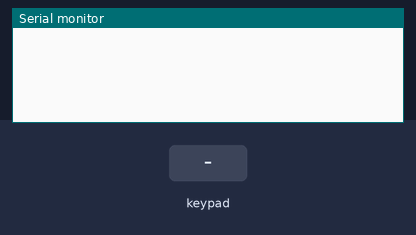
The sketch below on a simulated Arduino Micro, built with avr-gcc and run on an emulated ATmega32U4. On the bench: the last lines printed to the serial monitor. The test bench sets the inputs (shaded band). USB keyboard and mouse output is not drawn.

Above: at 1.2 s.
1.3 s: key 'q' pressed
At 2.3 s:
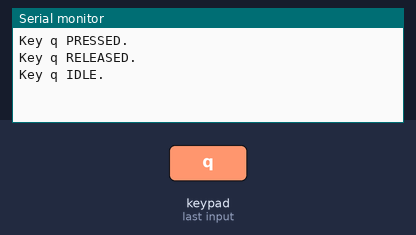
2.9 s: key 'w' pressed
At 3.6 s:
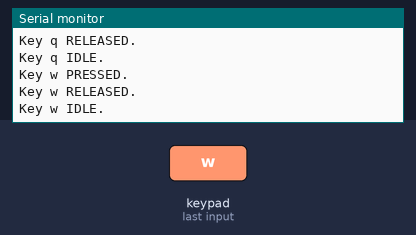
4.5 s: key 'e' pressed
At 5.4 s:
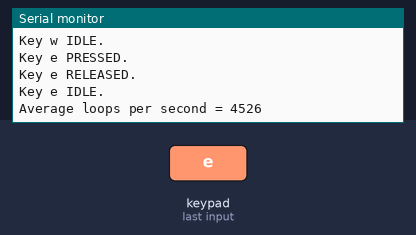
6.1 s: key 'r' pressed
At 7.2 s:
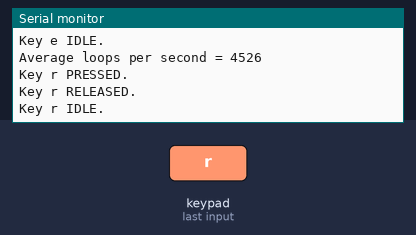
7.7 s: key 't' pressed
At 8.4 s:
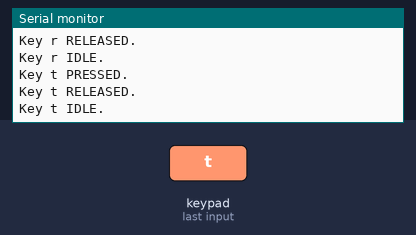
9.3 s: key 'y' pressed
At 9.9 s:
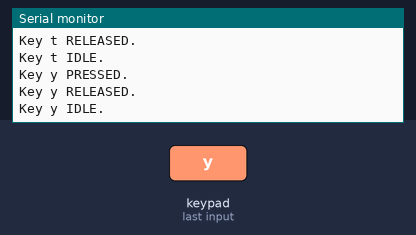

Measured:
- after the input at 1.3 s, the serial monitor: prints a new line at once (image 1)
- after the input at 2.9 s, the serial monitor: prints a new line at once (image 2)
- after the input at 4.5 s, the serial monitor: prints a new line at once (image 3)
- after the input at 6.1 s, the serial monitor: prints a new line at once (image 4)
- after the input at 7.7 s, the serial monitor: prints a new line at once (image 5)
- after the input at 9.3 s, the serial monitor: prints a new line at once (image 6)

The sketch:

arcade.ino
```cpp
/*  This file has been modified by Ben Dobbs. If you're interested in the
original file, please take a look at examples from the Arduino IDE
File --> Examples --> Keypad --> MultiKey

What's different from the original Multikey program?

The original MultiKey program would only send messages of what buttons were
being pressed via serial monitor, not actually send commands telling your
computer via USB that a button has been pressed.

Limitations?

10 keys can be pressed at the same time.
*/

#include <Keypad.h>
#include <Keyboard.h>

const byte ROWS = 4; //four rows
const byte COLS = 3; //three columns
char keys[ROWS][COLS] = {
{'q','w','e'},
{'r','t','y'},
{'u','i','o'},
{'p','a','s'}
};            // These keys can be replaced with whatever key you'd like.
              // For ones you can't type like up arrow, please visit
              // https://www.arduino.cc/en/Reference/KeyboardModifiers
byte rowPins[ROWS] = {6, 7, 8, 9}; //connect to the row pinouts of the kpd
byte colPins[COLS] = {14, 16, 10}; //connect to the column pinouts of the kpd

// You can create a larger grid, just be sure to update the ROWS and COLS values
// and also what pinouts you're using above.

Keypad kpd = Keypad( makeKeymap(keys), rowPins, colPins, ROWS, COLS );

unsigned long loopCount;
unsigned long startTime;
String msg;


void setup() {
    Serial.begin(9600);  // Useful for debuging, otherwise not neccisary.
    kpd.setDebounceTime(5); // Default 5. If number is too high, there will be lag.
    loopCount = 0;
    startTime = millis();
    msg = "";
    Keyboard.begin(); // Begin up Keyboard emulation
    }


void loop() {

    loopCount++;
    if ( (millis()-startTime)>5000 ) {
        Serial.print("Average loops per second = ");
        Serial.println(loopCount/5);
        startTime = millis();
        loopCount = 0;
    }

    // Fills kpd.key[ ] array with up-to 10 active keys.
    // Returns true if there are ANY active keys.
    if (kpd.getKeys())
    {
        for (int i=0; i<LIST_MAX; i++)   // Scan the whole key list.
        {
            if ( kpd.key[i].stateChanged )   // Only find keys that have changed state.
            {
                switch (kpd.key[i].kstate) {  // Report active key state : IDLE, PRESSED, HOLD, or RELEASED
                    case PRESSED:
                    msg = " PRESSED.";
                    Keyboard.press(kpd.key[i].kchar); // Send keyboard press
                break;
                    case HOLD:
                    msg = " HOLD.";
                break;
                    case RELEASED:
                    msg = " RELEASED.";
                    Keyboard.release(kpd.key[i].kchar); // Send keyboard release
                break;
                    case IDLE:
                    msg = " IDLE.";
                }
                Serial.print("Key ");
                Serial.print(kpd.key[i].kchar);
                Serial.println(msg);

            }
        }
    }
}  // End loop
```
